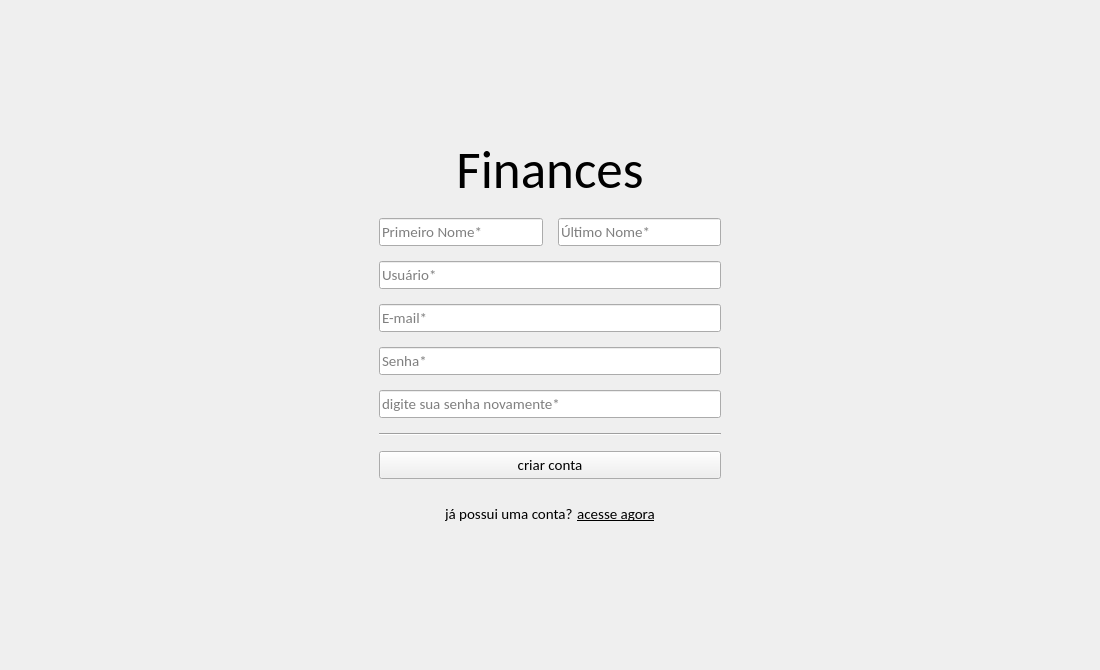
<?xml version="1.0" encoding="UTF-8"?>
<ui version="4.0">
 <class>CreateAccount</class>
 <widget class="QWidget" name="CreateAccount">
  <property name="geometry">
   <rect>
    <x>0</x>
    <y>0</y>
    <width>1100</width>
    <height>670</height>
   </rect>
  </property>
  <property name="font">
   <font>
    <family>Calibri</family>
    <pointsize>11</pointsize>
   </font>
  </property>
  <property name="windowTitle">
   <string>Form</string>
  </property>
  <layout class="QHBoxLayout" name="horizontalLayout">
   <item>
    <spacer name="horizontalSpacer">
     <property name="orientation">
      <enum>Qt::Horizontal</enum>
     </property>
     <property name="sizeHint" stdset="0">
      <size>
       <width>354</width>
       <height>20</height>
      </size>
     </property>
    </spacer>
   </item>
   <item>
    <widget class="QWidget" name="widget_3" native="true">
     <layout class="QVBoxLayout" name="verticalLayout">
      <property name="spacing">
       <number>15</number>
      </property>
      <item>
       <spacer name="verticalSpacer">
        <property name="orientation">
         <enum>Qt::Vertical</enum>
        </property>
        <property name="sizeHint" stdset="0">
         <size>
          <width>20</width>
          <height>40</height>
         </size>
        </property>
       </spacer>
      </item>
      <item>
       <widget class="QLabel" name="label">
        <property name="font">
         <font>
          <pointsize>40</pointsize>
         </font>
        </property>
        <property name="text">
         <string>Finances</string>
        </property>
        <property name="alignment">
         <set>Qt::AlignCenter</set>
        </property>
       </widget>
      </item>
      <item>
       <widget class="QWidget" name="widget_4" native="true">
        <layout class="QHBoxLayout" name="horizontalLayout_4">
         <property name="spacing">
          <number>15</number>
         </property>
         <property name="leftMargin">
          <number>0</number>
         </property>
         <property name="topMargin">
          <number>0</number>
         </property>
         <property name="rightMargin">
          <number>0</number>
         </property>
         <property name="bottomMargin">
          <number>0</number>
         </property>
         <item>
          <widget class="QLineEdit" name="linePrimeiroNome">
           <property name="placeholderText">
            <string>Primeiro Nome*</string>
           </property>
          </widget>
         </item>
         <item>
          <widget class="QLineEdit" name="lineUltimoNome">
           <property name="placeholderText">
            <string>Último Nome*</string>
           </property>
          </widget>
         </item>
        </layout>
       </widget>
      </item>
      <item>
       <widget class="QLineEdit" name="lineUsuario">
        <property name="placeholderText">
         <string>Usuário*</string>
        </property>
       </widget>
      </item>
      <item>
       <widget class="QLineEdit" name="lineEmail">
        <property name="placeholderText">
         <string>E-mail*</string>
        </property>
       </widget>
      </item>
      <item>
       <widget class="QLineEdit" name="lineSenha">
        <property name="placeholderText">
         <string>Senha*</string>
        </property>
       </widget>
      </item>
      <item>
       <widget class="QLineEdit" name="lineSenhaRepetir">
        <property name="placeholderText">
         <string>digite sua senha novamente*</string>
        </property>
       </widget>
      </item>
      <item>
       <widget class="Line" name="line">
        <property name="orientation">
         <enum>Qt::Horizontal</enum>
        </property>
       </widget>
      </item>
      <item>
       <widget class="QPushButton" name="btnCriar">
        <property name="cursor">
         <cursorShape>PointingHandCursor</cursorShape>
        </property>
        <property name="text">
         <string>criar conta</string>
        </property>
       </widget>
      </item>
      <item>
       <widget class="QWidget" name="widget" native="true">
        <layout class="QHBoxLayout" name="horizontalLayout_2">
         <property name="spacing">
          <number>0</number>
         </property>
         <item>
          <spacer name="horizontalSpacer_3">
           <property name="orientation">
            <enum>Qt::Horizontal</enum>
           </property>
           <property name="sizeHint" stdset="0">
            <size>
             <width>40</width>
             <height>20</height>
            </size>
           </property>
          </spacer>
         </item>
         <item>
          <widget class="QLabel" name="label_2">
           <property name="text">
            <string>já possui uma conta? </string>
           </property>
          </widget>
         </item>
         <item>
          <widget class="QPushButton" name="btnAcessar">
           <property name="font">
            <font>
             <underline>true</underline>
            </font>
           </property>
           <property name="cursor">
            <cursorShape>PointingHandCursor</cursorShape>
           </property>
           <property name="styleSheet">
            <string notr="true">padding: 0; background-color: transparent;</string>
           </property>
           <property name="text">
            <string>acesse agora</string>
           </property>
           <property name="flat">
            <bool>true</bool>
           </property>
          </widget>
         </item>
         <item>
          <spacer name="horizontalSpacer_4">
           <property name="orientation">
            <enum>Qt::Horizontal</enum>
           </property>
           <property name="sizeHint" stdset="0">
            <size>
             <width>40</width>
             <height>20</height>
            </size>
           </property>
          </spacer>
         </item>
        </layout>
       </widget>
      </item>
      <item>
       <spacer name="verticalSpacer_2">
        <property name="orientation">
         <enum>Qt::Vertical</enum>
        </property>
        <property name="sizeHint" stdset="0">
         <size>
          <width>20</width>
          <height>40</height>
         </size>
        </property>
       </spacer>
      </item>
     </layout>
    </widget>
   </item>
   <item>
    <spacer name="horizontalSpacer_2">
     <property name="orientation">
      <enum>Qt::Horizontal</enum>
     </property>
     <property name="sizeHint" stdset="0">
      <size>
       <width>354</width>
       <height>20</height>
      </size>
     </property>
    </spacer>
   </item>
  </layout>
 </widget>
 <tabstops>
  <tabstop>linePrimeiroNome</tabstop>
  <tabstop>lineUltimoNome</tabstop>
  <tabstop>lineUsuario</tabstop>
  <tabstop>lineEmail</tabstop>
  <tabstop>lineSenha</tabstop>
  <tabstop>lineSenhaRepetir</tabstop>
  <tabstop>btnCriar</tabstop>
  <tabstop>btnAcessar</tabstop>
 </tabstops>
 <resources/>
 <connections/>
</ui>
